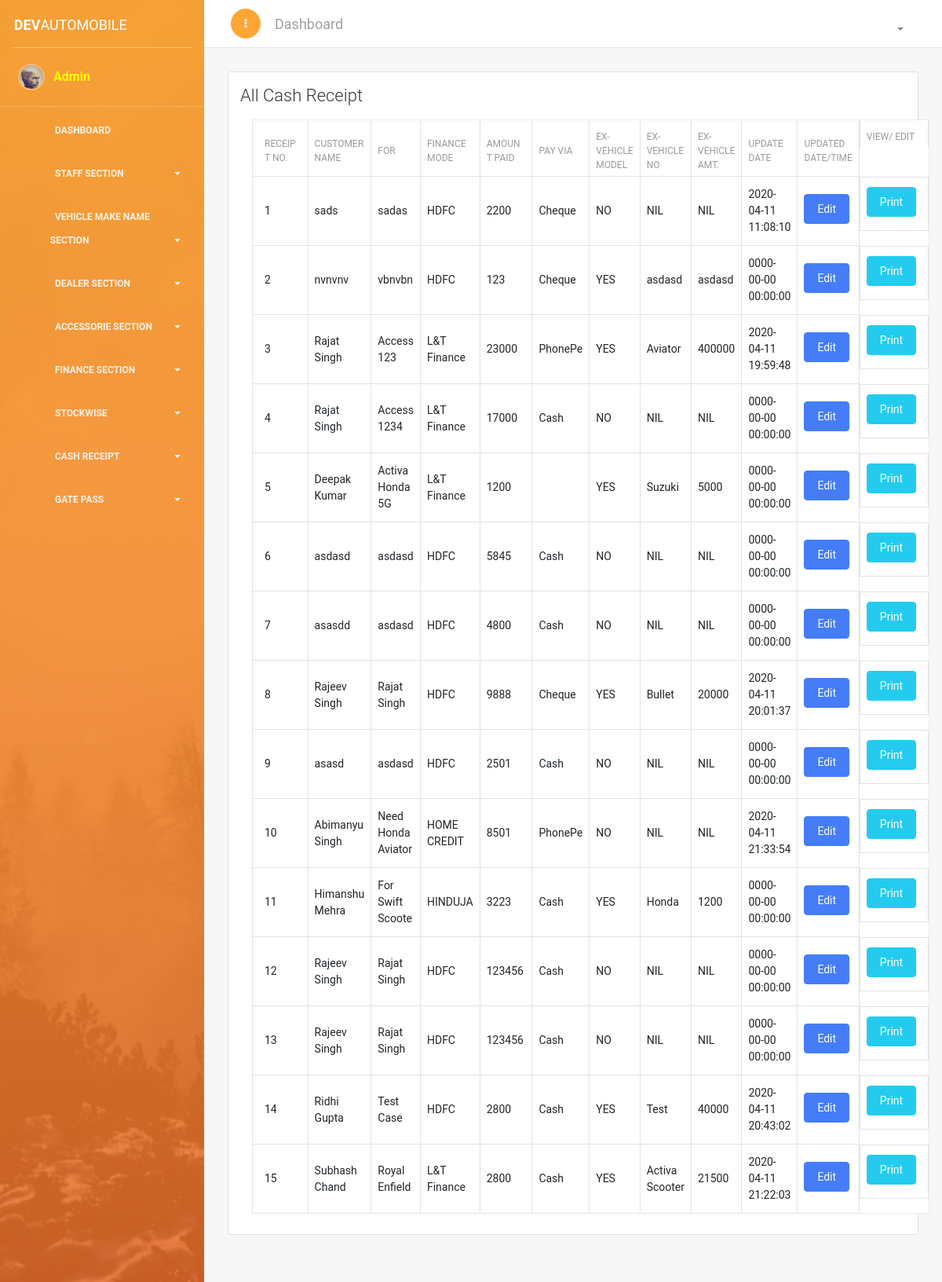
Before: /all-cash-receipt.php (signed in) with the older database file.
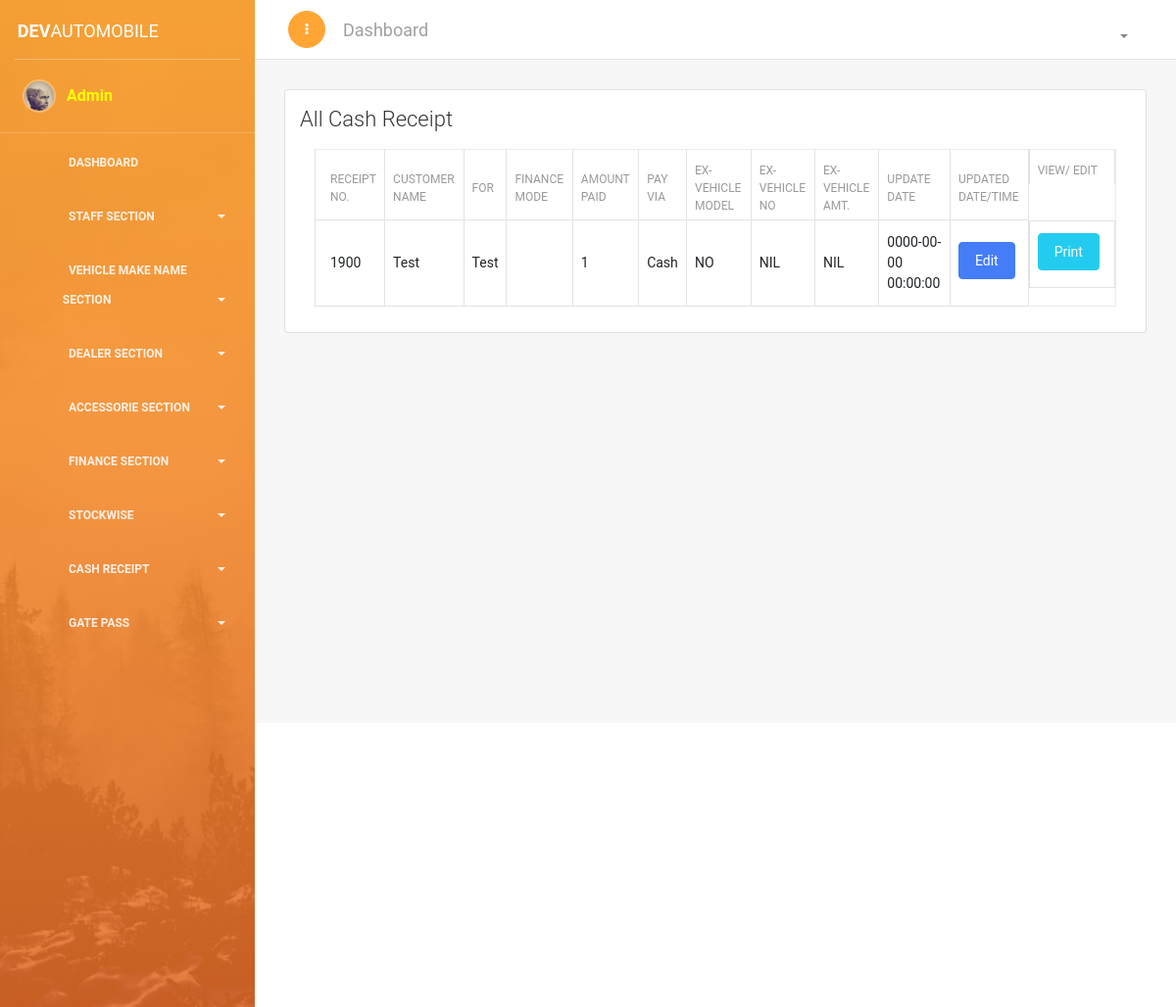
After: the same page with the newer database file.
### tables this page shows
CREATE TABLE `receiptmgmt` (
  `id` int(11) NOT NULL,
  `receiptNo` int(11) NOT NULL,
  `date` varchar(150) NOT NULL,
  `cusName` varchar(250) NOT NULL,
  `forName` varchar(350) NOT NULL,
  `mobile` varchar(15) NOT NULL,
  `financeMode` int(11) NOT NULL,
  `amtPaid` varchar(20) NOT NULL,
  `payVia` varchar(50) NOT NULL,
  `cheqDate` varchar(20) NOT NULL,
  `exVehOpt` int(1) NOT NULL,
  `exVehModel` varchar(90) NOT NULL,
  `exVehNo` varchar(20) NOT NULL,
  `exVehAmt` varchar(20) NOT NULL,
  `updatedTimeDate` datetime NOT NULL DEFAULT '0000-00-00 00:00:00'
);

CREATE TABLE `financemode` (
  `id` int(11) NOT NULL,
  `name` varchar(200) NOT NULL
);

### all-cash-receipt.php (the view, shortened to what this page needs)
<?php
if(!isset($_SESSION['name'])){
echo "<script> window.open('login.php', '_self')</script>";
}else{
require_once('header/header.php');
require_once('header/conn.php');
?>
<link href="https://cdn.datatables.net/1.10.18/css/dataTables.bootstrap4.min.css" rel="stylesheet">
<div class="content">
<div class="container-fluid">
<div class="row">
<div class="col-md-12">
<div class="card ">
<div class="card-header ">
<h4 class="card-title">All Cash Receipt </h4>
</div>
<div class="card-body">
<div class="container">
<table class="table table-bordered" id="dataTable" width="100%" cellspacing="0" style="background-color: white; ">
<thead>
<tr>
<th> Receipt No.</th>
<th> Customer Name</th>
<th> For</th>
<th> Finance Mode</th>
<th> Amount Paid</th>
<th> Pay Via</th>
<th> Ex-Vehicle Model</th>
<th> Ex-Vehicle No </th>
<th> Ex-Vehicle Amt. </th>
<th> Update Date </th>
<?php
$select_u = "SELECT `name` , `role` FROM `register` WHERE `name` = '".$_SESSION['name']."'";
$select_us = mysqli_query($conn , $select_u);
$select_user = mysqli_fetch_array($select_us);
if($select_user['role'] == 'admin'){
?>
<th> Updated Date/Time </th>
<?php } ?>
<th> View/ Edit </th>
</tr>
</thead>
<tbody>
<?php
$s1 = "SELECT * FROM `receiptmgmt`" ;
$se = mysqli_query($conn , $s1);
while ($sel = mysqli_fetch_array($se)) {
?>
<tr>
<td><?php echo $sel['receiptNo']?></td>
<td><?php echo $sel['cusName']?></td>
<td><?php echo $sel['forName']?></td>
<td>
	 <?php
	$fi = "SELECT `name` FROM financemode WHERE `id` = '".$sel['financeMode']."'";
	$fin = mysqli_query($conn ,$fi);
	$fina = mysqli_fetch_array($fin);
    echo $fina['name'];
	?>
	</td>
<td><?php echo $sel['amtPaid']?></td>
<td><?php echo $sel['payVia']?></td>
<td><?php if($sel['exVehOpt'] == 1){ echo "YES"; } else if($sel['exVehOpt'] == 2){echo "NO";}?></td>
<td><?php echo $sel['exVehModel']?></td>
<td><?php echo $sel['exVehAmt']?></td>
<?php
if($select_user['role'] == 'admin'){
?>
<td><?php echo $sel['updatedTimeDate']?></td>
<td><a href="edit-cash-receipt.php?id=<?php echo $sel['id']; ?>"><button class="btn btn-primary"> Edit </button></a></td>
<?php } else {?>
<td><a href="view-cash-receipt.php?id=<?php echo $sel['id']; ?>"><button class="btn btn-success"> View </button></a></td>
<?php } ?>
<td><a href="dev-receipt.php?id=<?php echo $sel['id']; ?>"><button class="btn btn-info"> Print </button></a></td>
</tr>
<?php } ?>
</tbody>
</table>
</div>
</div>
</div>
</div>
</div>
</div>
</div>
<?php
require_once('header/footer.php');
 } ?>

Changed rows visible on the page:
removed receiptmgmt: receiptNo "2", cusName "nvnvnv", forName "vbnvbn", financemode.name "HDFC", amtPaid "123", payVia "Cheque", exVehOpt "YES", exVehModel "asdasd", exVehAmt "asdasd", updatedTimeDate "0000-00-00 00:00:00"
removed receiptmgmt: receiptNo "3", cusName "Rajat Singh", forName "Access 123", financemode.name "L&T Finance", amtPaid "23000", payVia "PhonePe", exVehOpt "YES", exVehModel "Aviator", exVehAmt "400000", updatedTimeDate "2020-04-11 19:59:48"
removed receiptmgmt: receiptNo "4", cusName "Rajat Singh", forName "Access 1234", financemode.name "L&T Finance", amtPaid "17000", payVia "Cash", exVehOpt "NO", exVehModel "NIL", exVehAmt "NIL", updatedTimeDate "0000-00-00 00:00:00"
removed receiptmgmt: receiptNo "5", cusName "Deepak Kumar", forName "Activa Honda 5G", financemode.name "L&T Finance", amtPaid "1200", exVehOpt "YES", exVehModel "Suzuki", exVehAmt "5000", updatedTimeDate "0000-00-00 00:00:00"
removed receiptmgmt: receiptNo "6", cusName "asdasd", forName "asdasd", financemode.name "HDFC", amtPaid "5845", payVia "Cash", exVehOpt "NO", exVehModel "NIL", exVehAmt "NIL", updatedTimeDate "0000-00-00 00:00:00"
removed receiptmgmt: receiptNo "7", cusName "asasdd", forName "asdasd", financemode.name "HDFC", amtPaid "4800", payVia "Cash", exVehOpt "NO", exVehModel "NIL", exVehAmt "NIL", updatedTimeDate "0000-00-00 00:00:00"
removed receiptmgmt: receiptNo "8", cusName "Rajeev Singh", forName "Rajat Singh", financemode.name "HDFC", amtPaid "9888", payVia "Cheque", exVehOpt "YES", exVehModel "Bullet", exVehAmt "20000", updatedTimeDate "2020-04-11 20:01:37"
removed receiptmgmt: receiptNo "9", cusName "asasd", forName "asdasd", financemode.name "HDFC", amtPaid "2501", payVia "Cash", exVehOpt "NO", exVehModel "NIL", exVehAmt "NIL", updatedTimeDate "0000-00-00 00:00:00"
removed receiptmgmt: receiptNo "10", cusName "Abimanyu Singh", forName "Need Honda Aviator", financemode.name "HOME CREDIT", amtPaid "8501", payVia "PhonePe", exVehOpt "NO", exVehModel "NIL", exVehAmt "NIL", updatedTimeDate "2020-04-11 21:33:54"
removed receiptmgmt: receiptNo "11", cusName "Himanshu Mehra", forName "For Swift Scoote", financemode.name "HINDUJA", amtPaid "3223", payVia "Cash", exVehOpt "YES", exVehModel "Honda", exVehAmt "1200", updatedTimeDate "0000-00-00 00:00:00"
removed receiptmgmt: receiptNo "12", cusName "Rajeev Singh", forName "Rajat Singh", financemode.name "HDFC", amtPaid "123456", payVia "Cash", exVehOpt "NO", exVehModel "NIL", exVehAmt "NIL", updatedTimeDate "0000-00-00 00:00:00"
removed receiptmgmt: receiptNo "13", cusName "Rajeev Singh", forName "Rajat Singh", financemode.name "HDFC", amtPaid "123456", payVia "Cash", exVehOpt "NO", exVehModel "NIL", exVehAmt "NIL", updatedTimeDate "0000-00-00 00:00:00"
removed receiptmgmt: receiptNo "14", cusName "Ridhi Gupta", forName "Test Case", financemode.name "HDFC", amtPaid "2800", payVia "Cash", exVehOpt "YES", exVehModel "Test", exVehAmt "40000", updatedTimeDate "2020-04-11 20:43:02"
removed receiptmgmt: receiptNo "15", cusName "Subhash Chand", forName "Royal Enfield", financemode.name "L&T Finance", amtPaid "2800", payVia "Cash", exVehOpt "YES", exVehModel "Activa Scooter", exVehAmt "21500", updatedTimeDate "2020-04-11 21:22:03"
changed receiptmgmt "NIL": receiptNo "1" → "1900"; cusName "sads" → "Test"; forName "sadas" → "Test"; amtPaid "2200" → "1"; payVia "Cheque" → "Cash"; updatedTimeDate "2020-04-11 11:08:10" → "0000-00-00 00:00:00"; financemode.name "HDFC" → (not shown)
